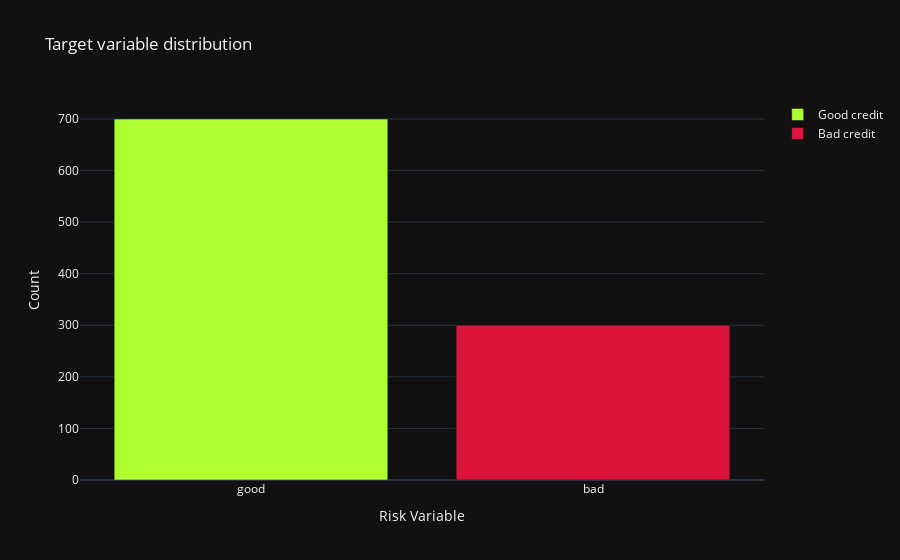

The notebook cell saved with this chart:
### Markdown cell above
### **EDA (Exploratory of Data Analysis)**
- Starting by distribuition of column Age.

### Code cell
trace0 = go.Bar(
            x = df[df["Risk"]== 'good']["Risk"].value_counts().index.values,
            y = df[df["Risk"]== 'good']["Risk"].value_counts().values,
            name='Good credit',
            marker_color="greenyellow"
    )

trace1 = go.Bar(
            x = df[df["Risk"]== 'bad']["Risk"].value_counts().index.values,
            y = df[df["Risk"]== 'bad']["Risk"].value_counts().values,
            name='Bad credit',
            marker_color="crimson"
    )

data = [trace0, trace1]

layout = go.Layout()

layout = go.Layout(
    yaxis=dict(
        title='Count'
    ),
    xaxis=dict(
        title='Risk'
    ),
    title='Target variable distribution'
)

fig = go.Figure(data=data, layout=layout)

py.iplot(fig, filename='grouped-bar')

### Figure 1 — Plotly figure (JSON) as saved in the notebook; plotly's stock layout.template omitted (floating-point values rounded to 4 significant figures)
{"data": [{"marker": {"color": "greenyellow"}, "name": "Good credit", "type": "bar", "x": ["good"], "y": [700]}, {"marker": {"color": "crimson"}, "name": "Bad credit", "type": "bar", "x": ["bad"], "y": [300]}], "layout": {"title": {"text": "Target variable distribution"}, "xaxis": {"title": {"text": "Risk Variable"}}, "yaxis": {"title": {"text": "Count"}}}}
